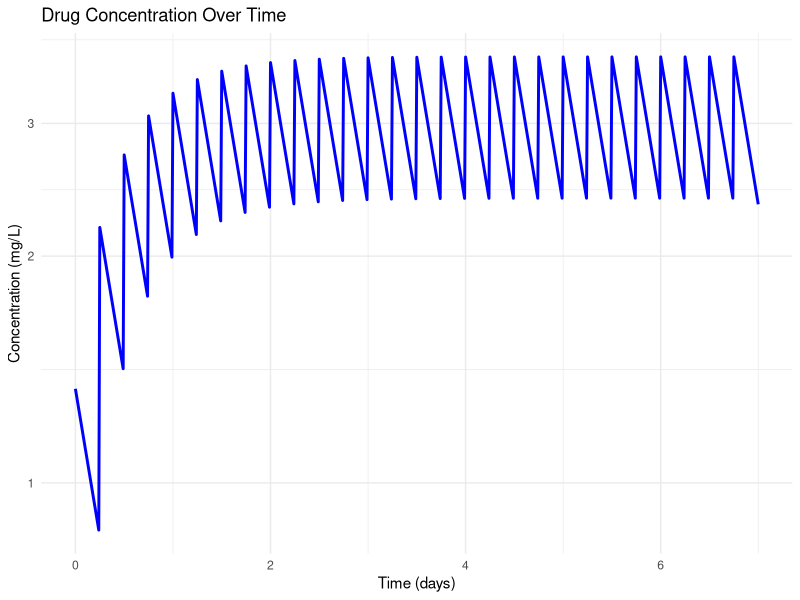
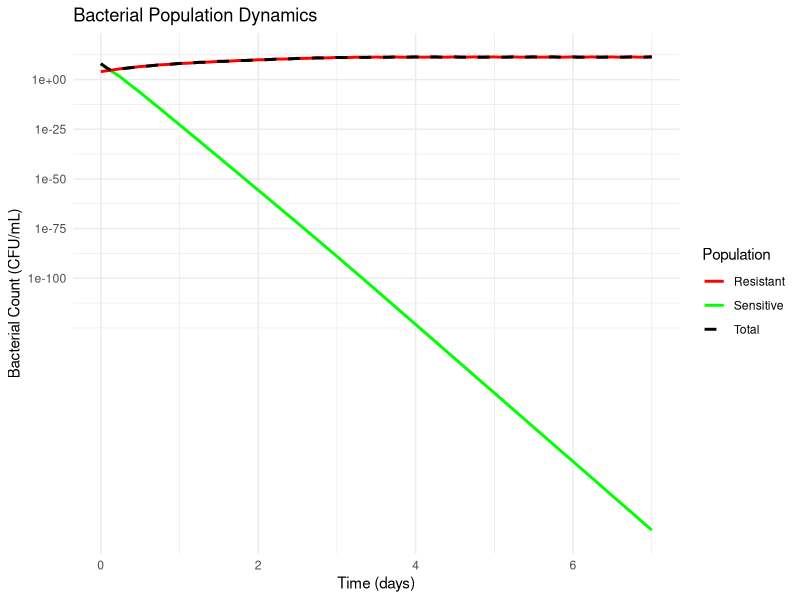

The R source for these figures, in order:
#!/usr/bin/env Rscript
# 항생제 내성 진화 시뮬레이터 - R 버전
# Samsung Innovation Challenge 2025
# 실행: Rscript antibiotic_simulator.R

cat("
╔══════════════════════════════════════════════════════════════╗
║        항생제 내성 진화 AI 시뮬레이터 v1.0 - R 버전          ║
║               Samsung Innovation Challenge 2025               ║
╚══════════════════════════════════════════════════════════════╝
\n")

# 필요한 라이브러리 로드
suppressWarnings({
  if (!require(deSolve, quietly = TRUE)) {
    cat("deSolve 패키지를 설치합니다...\n")
    install.packages("deSolve", repos = "https://cran.r-project.org")
    library(deSolve)
  }
  
  if (!require(ggplot2, quietly = TRUE)) {
    cat("ggplot2 패키지를 설치합니다...\n")
    install.packages("ggplot2", repos = "https://cran.r-project.org")
    library(ggplot2)
  }
  
  if (!require(jsonlite, quietly = TRUE)) {
    cat("jsonlite 패키지를 설치합니다...\n")
    install.packages("jsonlite", repos = "https://cran.r-project.org")
    library(jsonlite)
  }
})

# 환자 프로필 생성 함수
create_patient <- function(age, weight, creatinine_clearance, infection_severity) {
  list(
    age = age,
    weight = weight,
    creatinine_clearance = creatinine_clearance,
    infection_severity = infection_severity,
    genetic_markers = list(
      cyp_activity = 1.0,
      mdr1_activity = 1.0
    ),
    comorbidities = c()
  )
}

# 약물 특성 생성 함수
create_drug <- function(name, mic_sensitive, mic_resistant, mpc, half_life) {
  list(
    name = name,
    mic_sensitive = mic_sensitive,
    mic_resistant = mic_resistant,
    mpc = mpc,
    half_life = half_life,
    volume_distribution = 2.5,
    emax = 4.0,
    hill_coefficient = 2.0
  )
}

# 약동학 모델
calculate_elimination_rate <- function(drug, patient) {
  base_ke <- 0.693 / drug$half_life
  renal_factor <- patient$creatinine_clearance / 120.0
  genetic_factor <- patient$genetic_markers$cyp_activity
  age_factor <- ifelse(patient$age > 30, 1.0 - (patient$age - 30) * 0.01, 1.0)
  
  base_ke * renal_factor * genetic_factor * age_factor
}

calculate_volume_distribution <- function(drug, patient) {
  drug$volume_distribution * patient$weight
}

# 농도-시간 곡선 계산
concentration_time_course <- function(doses, times, ke, vd, interval = 12) {
  concentrations <- numeric(length(times))
  
  for (i in seq_along(times)) {
    t <- times[i]
    total_conc <- 0
    
    for (j in seq_along(doses)) {
      dose_time <- (j - 1) * interval
      if (t >= dose_time) {
        time_since_dose <- t - dose_time
        dose_conc <- (doses[j] / vd) * exp(-ke * time_since_dose)
        total_conc <- total_conc + dose_conc
      }
    }
    concentrations[i] <- total_conc
  }
  
  concentrations
}

# 약력학적 효과 함수
pharmacodynamic_effect <- function(concentration, mic, emax = 4.0, hill = 2.0) {
  if (concentration <= 0) return(0)
  emax * (concentration^hill) / (mic^hill + concentration^hill)
}

# 세균 집단 동역학 ODE 시스템
bacterial_ode <- function(t, y, parms) {
  S <- y[1]
  R <- y[2]
  
  # 현재 시점의 약물 농도 (선형 보간)
  C <- approx(parms$times, parms$concentrations, t, rule = 2)$y
  
  # 약력학적 효과
  kill_rate_s <- pharmacodynamic_effect(C, parms$drug$mic_sensitive, 
                                       parms$drug$emax, parms$drug$hill_coefficient)
  kill_rate_r <- pharmacodynamic_effect(C, parms$drug$mic_resistant, 
                                       parms$drug$emax, parms$drug$hill_coefficient)
  
  # 성장률
  growth_rate_s <- 0.693
  growth_rate_r <- 0.623
  mutation_rate <- 1e-8
  carrying_capacity <- 1e12
  
  total_pop <- S + R
  growth_factor <- 1 - total_pop / carrying_capacity
  
  # 변화율
  dS_dt <- (growth_rate_s * growth_factor - kill_rate_s) * S - mutation_rate * S
  dR_dt <- (growth_rate_r * growth_factor - kill_rate_r) * R + mutation_rate * S
  
  list(c(dS_dt, dR_dt))
}

# 시뮬레이션 실행 함수
run_simulation <- function(patient, drug, regimen, days = 7) {
  cat("\n🔬 시뮬레이션 시작...\n")
  cat(sprintf("환자: %d세, %.1fkg, 신기능: %.1f\n", 
             patient$age, patient$weight, patient$creatinine_clearance))
  cat(sprintf("약물: %s, 용량: %.1fmg, 간격: %d시간\n", 
             drug$name, regimen$dose, regimen$interval))
  
  # 약동학 파라미터 계산
  ke <- calculate_elimination_rate(drug, patient)
  vd <- calculate_volume_distribution(drug, patient)
  
  # 시간 배열
  total_hours <- days * 24
  times <- seq(0, total_hours, by = 0.25)  # 15분 간격
  
  # 투약 스케줄
  num_doses <- floor(total_hours / regimen$interval)
  doses <- rep(regimen$dose, num_doses)
  
  # 약물 농도 계산
  concentrations <- concentration_time_course(doses, times, ke, vd, regimen$interval)
  
  # 세균 집단 시뮬레이션
  initial_conditions <- c(S = 1e8, R = 1e4)
  
  parms <- list(
    times = times,
    concentrations = concentrations,
    drug = drug
  )
  
  # ODE 해법
  bacterial_solution <- ode(y = initial_conditions, 
                           times = times, 
                           func = bacterial_ode, 
                           parms = parms,
                           method = "rk4")
  
  # 결과 분석
  final_s <- tail(bacterial_solution[, "S"], 1)
  final_r <- tail(bacterial_solution[, "R"], 1)
  final_total <- final_s + final_r
  final_resistance_fraction <- final_r / final_total
  treatment_success <- (final_total < 1e6) & (final_resistance_fraction < 0.1)
  
  results <- list(
    final_bacterial_count = final_total,
    resistance_fraction = final_resistance_fraction,
    treatment_success = treatment_success,
    max_concentration = max(concentrations),
    min_concentration = min(concentrations[concentrations > 0]),
    concentrations = concentrations,
    bacterial_trajectory = bacterial_solution,
    times = times
  )
  
  cat("\n📊 시뮬레이션 결과:\n")
  cat(sprintf("   최종 세균수: %.2e CFU/mL\n", results$final_bacterial_count))
  cat(sprintf("   내성 비율: %.1f%%\n", results$resistance_fraction * 100))
  cat(sprintf("   치료 성공: %s\n", ifelse(results$treatment_success, "✅ 성공", "❌ 실패")))
  cat(sprintf("   최대 농도: %.2f mg/L\n", results$max_concentration))
  
  results
}

# AI 기반 투약 최적화
optimize_regimen <- function(patient, drug) {
  cat("\n🤖 AI 기반 투약 최적화...\n")
  
  dose_options <- c(250, 500, 750, 1000)
  interval_options <- c(6, 8, 12, 24)
  
  best_regimen <- NULL
  best_score <- -Inf
  
  for (dose in dose_options) {
    for (interval in interval_options) {
      regimen <- list(dose = dose, interval = interval)
      
      # 짧은 시뮬레이션으로 평가
      tryCatch({
        result <- run_simulation(patient, drug, regimen, days = 3)
        
        # 성공률과 비용을 고려한 스코어
        score <- ifelse(result$treatment_success, 1.0, 0.0) - dose / 1000
        
        if (score > best_score) {
          best_score <- score
          best_regimen <- regimen
        }
      }, error = function(e) {
        cat("Error in simulation:", conditionMessage(e), "\n")
      })
    }
  }
  
  cat("\n✅ 최적 투약법:\n")
  cat(sprintf("   용량: %.1fmg\n", best_regimen$dose))
  cat(sprintf("   간격: %d시간\n", best_regimen$interval))
  cat(sprintf("   예상 성공률: %.1f%%\n", best_score * 100))
  
  best_regimen
}

# 시각화 함수
create_plots <- function(results) {
  cat("\n📈 그래프 생성 중...\n")
  
  # 결과 디렉토리 생성
  if (!dir.exists("results")) {
    dir.create("results")
  }
  
  # 데이터 준비
  plot_data <- data.frame(
    time = results$times / 24,  # 일 단위로 변환
    concentration = results$concentrations,
    sensitive = results$bacterial_trajectory[, "S"],
    resistant = results$bacterial_trajectory[, "R"],
    total = results$bacterial_trajectory[, "S"] + results$bacterial_trajectory[, "R"]
  )
  
  # 농도 그래프
  p1 <- ggplot(plot_data, aes(x = time, y = concentration)) +
    geom_line(color = "blue", size = 1) +
    scale_y_log10() +
    labs(title = "Drug Concentration Over Time",
         x = "Time (days)",
         y = "Concentration (mg/L)") +
    theme_minimal()
  
  # 세균 집단 그래프
  p2 <- ggplot(plot_data) +
    geom_line(aes(x = time, y = sensitive, color = "Sensitive"), size = 1) +
    geom_line(aes(x = time, y = resistant, color = "Resistant"), size = 1) +
    geom_line(aes(x = time, y = total, color = "Total"), size = 1, linetype = "dashed") +
    scale_y_log10() +
    scale_color_manual(values = c("Sensitive" = "green", "Resistant" = "red", "Total" = "black")) +
    labs(title = "Bacterial Population Dynamics",
         x = "Time (days)",
         y = "Bacterial Count (CFU/mL)",
         color = "Population") +
    theme_minimal()
  
  # 그래프 저장
  ggsave("results/R_concentration_plot.png", p1, width = 10, height = 6, dpi = 300)
  ggsave("results/R_bacterial_plot.png", p2, width = 10, height = 6, dpi = 300)
  
  cat("   📊 농도 그래프: results/R_concentration_plot.png\n")
  cat("   📊 세균 그래프: results/R_bacterial_plot.png\n")
}

# 메인 실행 함수
main <- function() {
  # 샘플 환자 생성
  patient <- create_patient(65, 75, 80, 0.7)
  patient$comorbidities <- c("diabetes", "hypertension")
  
  # 샘플 약물
  drug <- create_drug("Ciprofloxacin", 0.5, 8.0, 2.0, 4.0)
  
  # AI 최적화 실행
  optimal_regimen <- optimize_regimen(patient, drug)
  
  # 최적 투약법으로 시뮬레이션
  final_results <- run_simulation(patient, drug, optimal_regimen, days = 7)
  
  # 시각화 생성
  create_plots(final_results)
  
  # 결과 저장
  timestamp <- Sys.time()
  report <- list(
    timestamp = format(timestamp, "%Y-%m-%dT%H:%M:%S"),
    patient = list(
      age = patient$age,
      weight = patient$weight,
      creatinine_clearance = patient$creatinine_clearance,
      infection_severity = patient$infection_severity
    ),
    drug = list(
      name = drug$name,
      mic_sensitive = drug$mic_sensitive,
      mic_resistant = drug$mic_resistant
    ),
    optimal_regimen = optimal_regimen,
    results = list(
      final_bacterial_count = final_results$final_bacterial_count,
      resistance_fraction = final_results$resistance_fraction,
      treatment_success = final_results$treatment_success
    )
  )
  
  # JSON 저장
  write_json(report, "results/antibiotic_simulation_R.json", pretty = TRUE)
  cat("\n💾 결과 저장: results/antibiotic_simulation_R.json\n")
  
  cat("\n✅ R 버전 시뮬레이션 완료!\n")
  cat("\n🔬 사용 가능한 기능:\n")
  cat("   ✅ 개인맞춤 약동학 모델\n")
  cat("   ✅ 세균 집단 동역학 (ODE)\n")
  cat("   ✅ AI 기반 투약 최적화\n")
  cat("   ✅ 고품질 시각화 (ggplot2)\n")
  cat("   ✅ 통계적 분석\n")
}

# 실행
if (!interactive()) {
  main()
}
